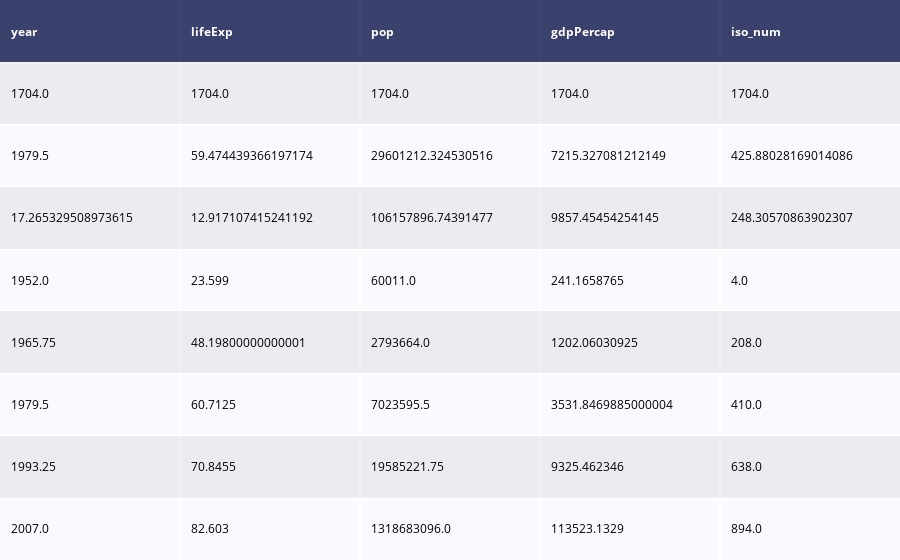

Notebook source saved alongside this figure:
### Code cell
d=create_table(gapminder.describe())
fig=go.Figure(data=d)
fig.show()

### Figure 1 — Plotly figure (JSON) as saved in the notebook; plotly's stock layout.template omitted (floating-point values rounded to 4 significant figures)
{"data": [{"colorscale": [[0, "#00083e"], [0.5, "#ededee"], [1, "#ffffff"]], "hoverinfo": "none", "opacity": 0.75, "showscale": false, "type": "heatmap", "z": [[0, 0, 0, 0, 0], [0.5, 0.5, 0.5, 0.5, 0.5], [1, 1, 1, 1, 1], [0.5, 0.5, 0.5, 0.5, 0.5], [1, 1, 1, 1, 1], [0.5, 0.5, 0.5, 0.5, 0.5], [1, 1, 1, 1, 1], [0.5, 0.5, 0.5, 0.5, 0.5], [1, 1, 1, 1, 1]]}], "layout": {"annotations": [{"align": "left", "font": {"color": "#ffffff"}, "showarrow": false, "text": "<b>year</b>", "x": -0.45, "xanchor": "left", "xref": "x", "y": 0, "yref": "y"}, {"align": "left", "font": {"color": "#ffffff"}, "showarrow": false, "text": "<b>lifeExp</b>", "x": 0.55, "xanchor": "left", "xref": "x", "y": 0, "yref": "y"}, {"align": "left", "font": {"color": "#ffffff"}, "showarrow": false, "text": "<b>pop</b>", "x": 1.55, "xanchor": "left", "xref": "x", "y": 0, "yref": "y"}, {"align": "left", "font": {"color": "#ffffff"}, "showarrow": false, "text": "<b>gdpPercap</b>", "x": 2.55, "xanchor": "left", "xref": "x", "y": 0, "yref": "y"}, {"align": "left", "font": {"color": "#ffffff"}, "showarrow": false, "text": "<b>iso_num</b>", "x": 3.55, "xanchor": "left", "xref": "x", "y": 0, "yref": "y"}, {"align": "left", "font": {"color": "#000000"}, "showarrow": false, "text": "1704.0", "x": -0.45, "xanchor": "left", "xref": "x", "y": 1, "yref": "y"}, {"align": "left", "font": {"color": "#000000"}, "showarrow": false, "text": "1704.0", "x": 0.55, "xanchor": "left", "xref": "x", "y": 1, "yref": "y"}, {"align": "left", "font": {"color": "#000000"}, "showarrow": false, "text": "1704.0", "x": 1.55, "xanchor": "left", "xref": "x", "y": 1, "yref": "y"}, {"align": "left", "font": {"color": "#000000"}, "showarrow": false, "text": "1704.0", "x": 2.55, "xanchor": "left", "xref": "x", "y": 1, "yref": "y"}, {"align": "left", "font": {"color": "#000000"}, "showarrow": false, "text": "1704.0", "x": 3.55, "xanchor": "left", "xref": "x", "y": 1, "yref": "y"}, {"align": "left", "font": {"color": "#000000"}, "showarrow": false, "text": "1979.5", "x": -0.45, "xanchor": "left", "xref": "x", "y": 2, "yref": "y"}, {"align": "left", "font": {"color": "#000000"}, "showarrow": false, "text": "59.474439366197174", "x": 0.55, "xanchor": "left", "xref": "x", "y": 2, "yref": "y"}, {"align": "left", "font": {"color": "#000000"}, "showarrow": false, "text": "29601212.324530516", "x": 1.55, "xanchor": "left", "xref": "x", "y": 2, "yref": "y"}, {"align": "left", "font": {"color": "#000000"}, "showarrow": false, "text": "7215.327081212149", "x": 2.55, "xanchor": "left", "xref": "x", "y": 2, "yref": "y"}, {"align": "left", "font": {"color": "#000000"}, "showarrow": false, "text": "425.88028169014086", "x": 3.55, "xanchor": "left", "xref": "x", "y": 2, "yref": "y"}, {"align": "left", "font": {"color": "#000000"}, "showarrow": false, "text": "17.265329508973615", "x": -0.45, "xanchor": "left", "xref": "x", "y": 3, "yref": "y"}, {"align": "left", "font": {"color": "#000000"}, "showarrow": false, "text": "12.917107415241192", "x": 0.55, "xanchor": "left", "xref": "x", "y": 3, "yref": "y"}, {"align": "left", "font": {"color": "#000000"}, "showarrow": false, "text": "106157896.74391477", "x": 1.55, "xanchor": "left", "xref": "x", "y": 3, "yref": "y"}, {"align": "left", "font": {"color": "#000000"}, "showarrow": false, "text": "9857.45454254145", "x": 2.55, "xanchor": "left", "xref": "x", "y": 3, "yref": "y"}, {"align": "left", "font": {"color": "#000000"}, "showarrow": false, "text": "248.30570863902307", "x": 3.55, "xanchor": "left", "xref": "x", "y": 3, "yref": "y"}, {"align": "left", "font": {"color": "#000000"}, "showarrow": false, "text": "1952.0", "x": -0.45, "xanchor": "left", "xref": "x", "y": 4, "yref": "y"}, {"align": "left", "font": {"color": "#000000"}, "showarrow": false, "text": "23.599", "x": 0.55, "xanchor": "left", "xref": "x", "y": 4, "yref": "y"}, {"align": "left", "font": {"color": "#000000"}, "showarrow": false, "text": "60011.0", "x": 1.55, "xanchor": "left", "xref": "x", "y": 4, "yref": "y"}, {"align": "left", "font": {"color": "#000000"}, "showarrow": false, "text": "241.1658765", "x": 2.55, "xanchor": "left", "xref": "x", "y": 4, "yref": "y"}, {"align": "left", "font": {"color": "#000000"}, "showarrow": false, "text": "4.0", "x": 3.55, "xanchor": "left", "xref": "x", "y": 4, "yref": "y"}, {"align": "left", "font": {"color": "#000000"}, "showarrow": false, "text": "1965.75", "x": -0.45, "xanchor": "left", "xref": "x", "y": 5, "yref": "y"}, {"align": "left", "font": {"color": "#000000"}, "showarrow": false, "text": "48.19800000000001", "x": 0.55, "xanchor": "left", "xref": "x", "y": 5, "yref": "y"}, {"align": "left", "font": {"color": "#000000"}, "showarrow": false, "text": "2793664.0", "x": 1.55, "xanchor": "left", "xref": "x", "y": 5, "yref": "y"}, {"align": "left", "font": {"color": "#000000"}, "showarrow": false, "text": "1202.06030925", "x": 2.55, "xanchor": "left", "xref": "x", "y": 5, "yref": "y"}, {"align": "left", "font": {"color": "#000000"}, "showarrow": false, "text": "208.0", "x": 3.55, "xanchor": "left", "xref": "x", "y": 5, "yref": "y"}, {"align": "left", "font": {"color": "#000000"}, "showarrow": false, "text": "1979.5", "x": -0.45, "xanchor": "left", "xref": "x", "y": 6, "yref": "y"}, {"align": "left", "font": {"color": "#000000"}, "showarrow": false, "text": "60.7125", "x": 0.55, "xanchor": "left", "xref": "x", "y": 6, "yref": "y"}, {"align": "left", "font": {"color": "#000000"}, "showarrow": false, "text": "7023595.5", "x": 1.55, "xanchor": "left", "xref": "x", "y": 6, "yref": "y"}, {"align": "left", "font": {"color": "#000000"}, "showarrow": false, "text": "3531.8469885000004", "x": 2.55, "xanchor": "left", "xref": "x", "y": 6, "yref": "y"}, {"align": "left", "font": {"color": "#000000"}, "showarrow": false, "text": "410.0", "x": 3.55, "xanchor": "left", "xref": "x", "y": 6, "yref": "y"}, {"align": "left", "font": {"color": "#000000"}, "showarrow": false, "text": "1993.25", "x": -0.45, "xanchor": "left", "xref": "x", "y": 7, "yref": "y"}, {"align": "left", "font": {"color": "#000000"}, "showarrow": false, "text": "70.8455", "x": 0.55, "xanchor": "left", "xref": "x", "y": 7, "yref": "y"}, {"align": "left", "font": {"color": "#000000"}, "showarrow": false, "text": "19585221.75", "x": 1.55, "xanchor": "left", "xref": "x", "y": 7, "yref": "y"}, {"align": "left", "font": {"color": "#000000"}, "showarrow": false, "text": "9325.462346", "x": 2.55, "xanchor": "left", "xref": "x", "y": 7, "yref": "y"}, {"align": "left", "font": {"color": "#000000"}, "showarrow": false, "text": "638.0", "x": 3.55, "xanchor": "left", "xref": "x", "y": 7, "yref": "y"}, {"align": "left", "font": {"color": "#000000"}, "showarrow": false, "text": "2007.0", "x": -0.45, "xanchor": "left", "xref": "x", "y": 8, "yref": "y"}, {"align": "left", "font": {"color": "#000000"}, "showarrow": false, "text": "82.603", "x": 0.55, "xanchor": "left", "xref": "x", "y": 8, "yref": "y"}, {"align": "left", "font": {"color": "#000000"}, "showarrow": false, "text": "1318683096.0", "x": 1.55, "xanchor": "left", "xref": "x", "y": 8, "yref": "y"}, {"align": "left", "font": {"color": "#000000"}, "showarrow": false, "text": "113523.1329", "x": 2.55, "xanchor": "left", "xref": "x", "y": 8, "yref": "y"}, {"align": "left", "font": {"color": "#000000"}, "showarrow": false, "text": "894.0", "x": 3.55, "xanchor": "left", "xref": "x", "y": 8, "yref": "y"}], "autosize": true, "margin": {"b": 0, "l": 0, "r": 0, "t": 0}, "xaxis": {"autorange": true, "dtick": 1, "gridwidth": 2, "range": [-0.5, 4.5], "showticklabels": false, "tick0": -0.5, "ticks": "", "zeroline": false}, "yaxis": {"autorange": true, "dtick": 1, "gridwidth": 2, "range": [8.5, -0.5], "showticklabels": false, "tick0": 0.5, "ticks": "", "zeroline": false}}}
